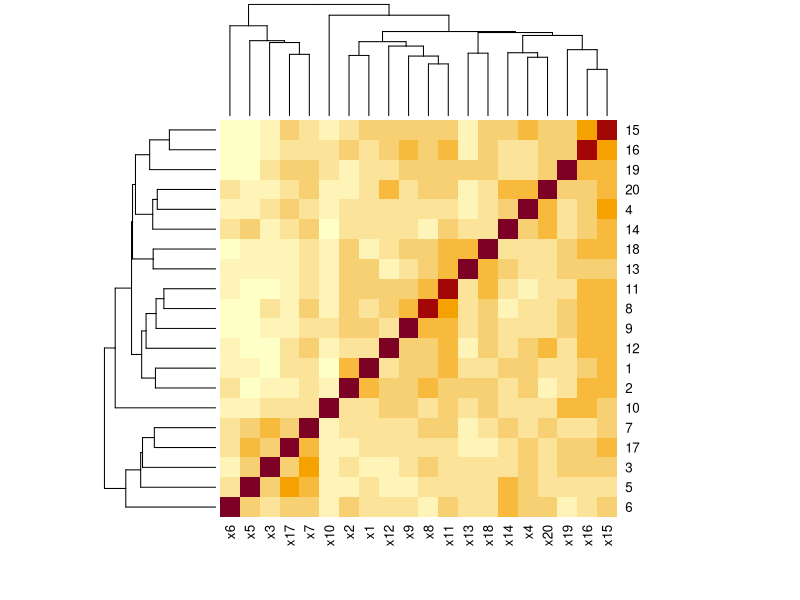
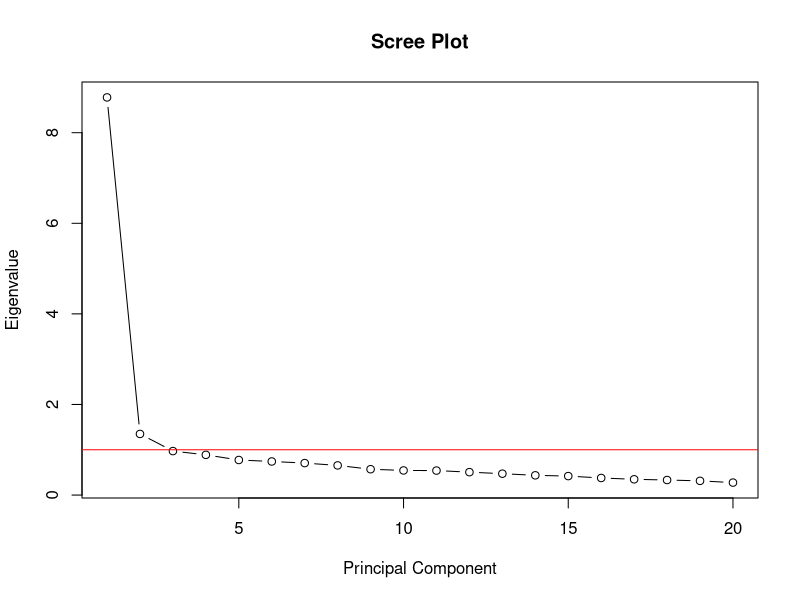
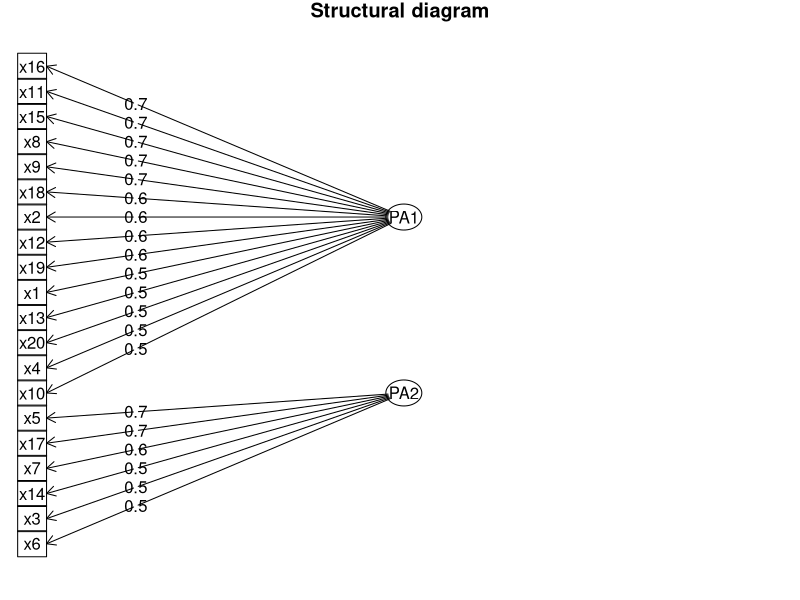
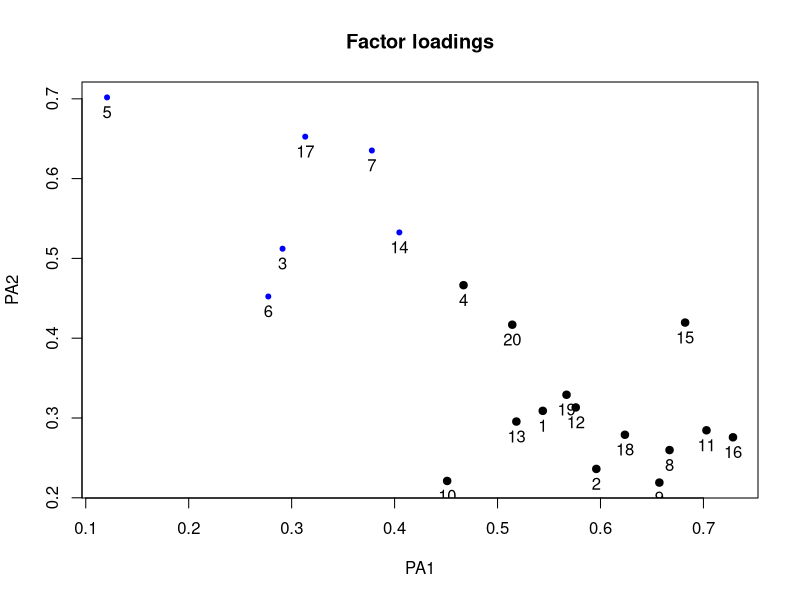

The R script that drew these images, in order:
## ---- chunk 1
library(psych)
## ---- chunk 2
#knitr::opts_chunk$set(echo = TRUE)
## ---- chunk 3
# Import data
corr <-read.delim("data/screening.txt", header = TRUE, sep="",dec = ".", skipNul = FALSE)
## ---- chunk 4
# Eliminate first column
corr <- subset(corr, select = -c(X_name_)) 
## ---- chunk 5
m <- matrix(NA,20,20)
m[lower.tri(m,diag=TRUE)] <- 1:10

makeSymm <- function(m) {
   m[upper.tri(m)] <- t(m)[upper.tri(m)]
   return(m)
}

corr <- makeSymm(corr)

corr <- makeSymm(corr)
corr<- as.matrix(corr)
heatmap(corr)
## ---- chunk 6
# Perform Kaiser's MSA to evaluate appropriateness of data
KMO(corr)
# Kaiser MSA = 0.95 > 0.8 --> appropriate data
## ---- chunk 7
# Define the amount of factors
eval <- eigen(corr)$values

plot(eval, xlab = "Principal Component", ylab = "Eigenvalue",
     type = "b", main = "Scree Plot")
abline(h=1,col="red")
## ---- chunk 8

# Perform Factor Analysis
fa.out.ml <- fa(r = corr, nfactors = 2, fm="ml", rotate = "varimax", residuals = TRUE, SMC=FALSE,
                max.iter = 10)

fa.out.pa <- fa(r = corr, nfactors = 2, fm="pa", rotate = "varimax", residuals = TRUE, SMC=FALSE)
fa.out.pa



## ---- chunk 9
# Structural diagram
fa.diagram(fa.out.pa, main = "Structural diagram")
## ---- chunk 10
# Plot of factor loadings
plot(fa.out.pa, title = "Factor loadings")
